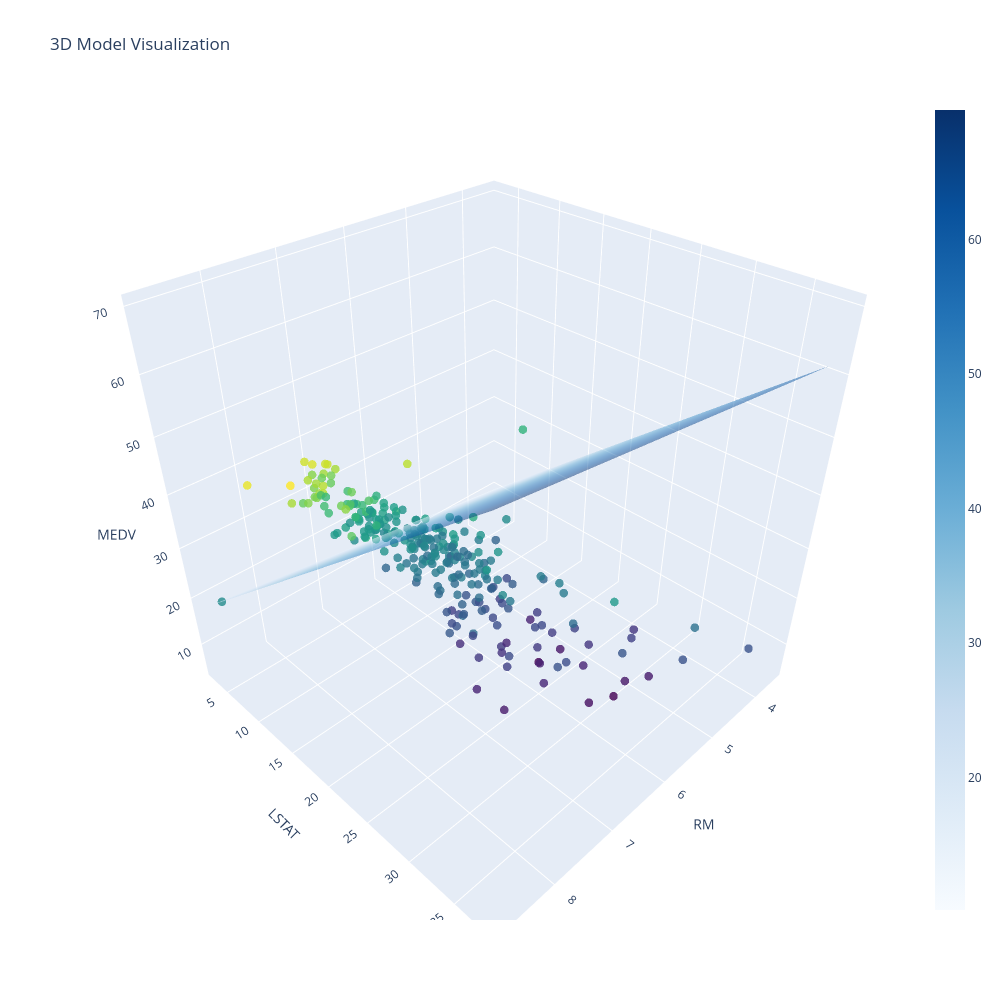

Source (notebook cell):
### Code cell
visualize_model_3D (x1, x2, y_train, bias, weights, 30)

### Figure 1 — Plotly figure (JSON) as saved in the notebook; plotly's stock layout.template omitted (floating-point values rounded to 4 significant figures; data arrays with more than 128 entries replaced by an {"elided": "..."} marker saying what was removed)
{"data": [{"marker": {"color": {"elided": "278 float values"}, "colorscale": [[0, "#440154"], [0.1111, "#482878"], [0.2222, "#3e4989"], [0.3333, "#31688e"], [0.4444, "#26828e"], [0.5556, "#1f9e89"], [0.6667, "#35b779"], [0.7778, "#6ece58"], [0.8889, "#b5de2b"], [1, "#fde725"]], "opacity": 0.8, "size": 5}, "mode": "markers", "name": "Data", "type": "scatter3d", "x": {"elided": "278 float values"}, "y": {"elided": "278 float values"}, "z": {"elided": "278 float values"}}, {"colorscale": [[0, "rgb(247,251,255)"], [0.125, "rgb(222,235,247)"], [0.25, "rgb(198,219,239)"], [0.375, "rgb(158,202,225)"], [0.5, "rgb(107,174,214)"], [0.625, "rgb(66,146,198)"], [0.75, "rgb(33,113,181)"], [0.875, "rgb(8,81,156)"], [1, "rgb(8,48,107)"]], "name": "Model Surface", "opacity": 0.5, "type": "surface", "x": {"elided": "30x30 float values"}, "y": {"elided": "30x30 float values"}, "z": {"elided": "30x30 float values"}}], "layout": {"height": 1000, "scene": {"xaxis": {"title": {"text": "RM"}}, "yaxis": {"title": {"text": "LSTAT"}}, "zaxis": {"title": {"text": "MEDV"}}}, "title": {"text": "3D Model Visualization"}, "width": 1000}}
